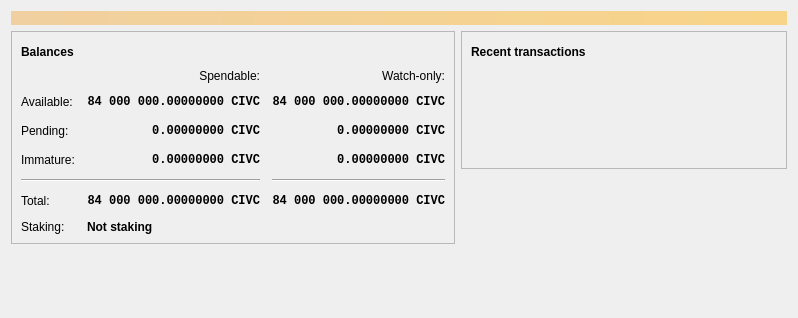
<?xml version="1.0" encoding="UTF-8"?>
<ui version="4.0">
 <class>OverviewPage</class>
 <widget class="QWidget" name="OverviewPage">
  <property name="geometry">
   <rect>
    <x>0</x>
    <y>0</y>
    <width>798</width>
    <height>318</height>
   </rect>
  </property>
  <property name="windowTitle">
   <string>Form</string>
  </property>
  <layout class="QVBoxLayout" name="topLayout">
   <item>
    <widget class="QLabel" name="labelAlerts">
     <property name="visible">
      <bool>false</bool>
     </property>
     <property name="styleSheet">
      <string notr="true">QLabel { background-color: qlineargradient(x1: 0, y1: 0, x2: 1, y2: 0, stop:0 #F0D0A0, stop:1 #F8D488); color:#000000; }</string>
     </property>
     <property name="wordWrap">
      <bool>true</bool>
     </property>
     <property name="margin">
      <number>3</number>
     </property>
     <property name="textInteractionFlags">
      <set>Qt::TextSelectableByMouse</set>
     </property>
    </widget>
   </item>
   <item>
    <layout class="QHBoxLayout" name="horizontalLayout" stretch="1,1">
     <item>
      <layout class="QVBoxLayout" name="verticalLayout_2">
       <item>
        <widget class="QFrame" name="frame">
         <property name="frameShape">
          <enum>QFrame::StyledPanel</enum>
         </property>
         <property name="frameShadow">
          <enum>QFrame::Raised</enum>
         </property>
         <layout class="QVBoxLayout" name="verticalLayout_4">
          <item>
           <layout class="QHBoxLayout" name="horizontalLayout_4">
            <item>
             <widget class="QLabel" name="label_5">
              <property name="font">
               <font>
                <weight>75</weight>
                <bold>true</bold>
               </font>
              </property>
              <property name="text">
               <string>Balances</string>
              </property>
             </widget>
            </item>
            <item>
             <widget class="QPushButton" name="labelWalletStatus">
              <property name="enabled">
               <bool>true</bool>
              </property>
              <property name="maximumSize">
               <size>
                <width>30</width>
                <height>16777215</height>
               </size>
              </property>
              <property name="toolTip">
               <string>The displayed information may be out of date. Your wallet automatically synchronizes with the CivicNet network after a connection is established, but this process has not completed yet.</string>
              </property>
              <property name="text">
               <string/>
              </property>
              <property name="icon">
               <iconset resource="../bitcoin.qrc">
                <normaloff>:/icons/warning</normaloff>
                <disabledoff>:/icons/warning</disabledoff>:/icons/warning</iconset>
              </property>
              <property name="iconSize">
               <size>
                <width>24</width>
                <height>24</height>
               </size>
              </property>
              <property name="flat">
               <bool>true</bool>
              </property>
             </widget>
            </item>
            <item>
             <spacer name="horizontalSpacer_3">
              <property name="orientation">
               <enum>Qt::Horizontal</enum>
              </property>
              <property name="sizeHint" stdset="0">
               <size>
                <width>40</width>
                <height>20</height>
               </size>
              </property>
             </spacer>
            </item>
           </layout>
          </item>
          <item>
           <layout class="QGridLayout" name="gridLayout">
            <property name="spacing">
             <number>12</number>
            </property>
            <item row="2" column="2">
             <widget class="QLabel" name="labelWatchPending">
              <property name="font">
               <font>
                <family>Monospace</family>
                <weight>75</weight>
                <bold>true</bold>
               </font>
              </property>
              <property name="cursor">
               <cursorShape>IBeamCursor</cursorShape>
              </property>
              <property name="toolTip">
               <string>Unconfirmed transactions to watch-only addresses</string>
              </property>
              <property name="text">
               <string notr="true">0.00000000 CIVC</string>
              </property>
              <property name="alignment">
               <set>Qt::AlignRight|Qt::AlignTrailing|Qt::AlignVCenter</set>
              </property>
              <property name="textInteractionFlags">
               <set>Qt::LinksAccessibleByMouse|Qt::TextSelectableByKeyboard|Qt::TextSelectableByMouse</set>
              </property>
             </widget>
            </item>
            <item row="2" column="1">
             <widget class="QLabel" name="labelUnconfirmed">
              <property name="font">
               <font>
                <family>Monospace</family>
                <weight>75</weight>
                <bold>true</bold>
               </font>
              </property>
              <property name="cursor">
               <cursorShape>IBeamCursor</cursorShape>
              </property>
              <property name="toolTip">
               <string>Total of transactions that have yet to be confirmed, and do not yet count toward the spendable balance</string>
              </property>
              <property name="text">
               <string notr="true">0.00000000 CIVC</string>
              </property>
              <property name="alignment">
               <set>Qt::AlignRight|Qt::AlignTrailing|Qt::AlignVCenter</set>
              </property>
              <property name="textInteractionFlags">
               <set>Qt::LinksAccessibleByMouse|Qt::TextSelectableByKeyboard|Qt::TextSelectableByMouse</set>
              </property>
             </widget>
            </item>
            <item row="3" column="2">
             <widget class="QLabel" name="labelWatchImmature">
              <property name="font">
               <font>
                <family>Monospace</family>
                <weight>75</weight>
                <bold>true</bold>
               </font>
              </property>
              <property name="cursor">
               <cursorShape>IBeamCursor</cursorShape>
              </property>
              <property name="toolTip">
               <string>Mined balance in watch-only addresses that has not yet matured</string>
              </property>
              <property name="text">
               <string notr="true">0.00000000 CIVC</string>
              </property>
              <property name="alignment">
               <set>Qt::AlignRight|Qt::AlignTrailing|Qt::AlignVCenter</set>
              </property>
              <property name="textInteractionFlags">
               <set>Qt::LinksAccessibleByMouse|Qt::TextSelectableByKeyboard|Qt::TextSelectableByMouse</set>
              </property>
             </widget>
            </item>
            <item row="4" column="0" colspan="2">
             <widget class="Line" name="line">
              <property name="orientation">
               <enum>Qt::Horizontal</enum>
              </property>
             </widget>
            </item>
            <item row="4" column="2">
             <widget class="Line" name="lineWatchBalance">
              <property name="sizePolicy">
               <sizepolicy hsizetype="Preferred" vsizetype="Fixed">
                <horstretch>0</horstretch>
                <verstretch>0</verstretch>
               </sizepolicy>
              </property>
              <property name="minimumSize">
               <size>
                <width>140</width>
                <height>0</height>
               </size>
              </property>
              <property name="orientation">
               <enum>Qt::Horizontal</enum>
              </property>
             </widget>
            </item>
            <item row="5" column="0">
             <widget class="QLabel" name="labelTotalText">
              <property name="text">
               <string>Total:</string>
              </property>
             </widget>
            </item>
            <item row="3" column="1">
             <widget class="QLabel" name="labelImmature">
              <property name="font">
               <font>
                <family>Monospace</family>
                <weight>75</weight>
                <bold>true</bold>
               </font>
              </property>
              <property name="cursor">
               <cursorShape>IBeamCursor</cursorShape>
              </property>
              <property name="toolTip">
               <string>Mined balance that has not yet matured</string>
              </property>
              <property name="text">
               <string notr="true">0.00000000 CIVC</string>
              </property>
              <property name="alignment">
               <set>Qt::AlignRight|Qt::AlignTrailing|Qt::AlignVCenter</set>
              </property>
              <property name="textInteractionFlags">
               <set>Qt::LinksAccessibleByMouse|Qt::TextSelectableByKeyboard|Qt::TextSelectableByMouse</set>
              </property>
             </widget>
            </item>
            <item row="2" column="3">
             <spacer name="horizontalSpacer_2">
              <property name="orientation">
               <enum>Qt::Horizontal</enum>
              </property>
              <property name="sizeHint" stdset="0">
               <size>
                <width>40</width>
                <height>20</height>
               </size>
              </property>
             </spacer>
            </item>
            <item row="3" column="0">
             <widget class="QLabel" name="labelImmatureText">
              <property name="text">
               <string>Immature:</string>
              </property>
             </widget>
            </item>
            <item row="5" column="1">
             <widget class="QLabel" name="labelTotal">
              <property name="font">
               <font>
                <family>Monospace</family>
                <weight>75</weight>
                <bold>true</bold>
               </font>
              </property>
              <property name="cursor">
               <cursorShape>IBeamCursor</cursorShape>
              </property>
              <property name="toolTip">
               <string>Your current total balance</string>
              </property>
              <property name="text">
               <string notr="true">84 000 000.00000000 CIVC</string>
              </property>
              <property name="alignment">
               <set>Qt::AlignRight|Qt::AlignTrailing|Qt::AlignVCenter</set>
              </property>
              <property name="textInteractionFlags">
               <set>Qt::LinksAccessibleByMouse|Qt::TextSelectableByKeyboard|Qt::TextSelectableByMouse</set>
              </property>
             </widget>
            </item>
            <item row="5" column="2">
             <widget class="QLabel" name="labelWatchTotal">
              <property name="font">
               <font>
                <family>Monospace</family>
                <weight>75</weight>
                <bold>true</bold>
               </font>
              </property>
              <property name="cursor">
               <cursorShape>IBeamCursor</cursorShape>
              </property>
              <property name="toolTip">
               <string>Current total balance in watch-only addresses</string>
              </property>
              <property name="text">
               <string notr="true">84 000 000.00000000 CIVC</string>
              </property>
              <property name="alignment">
               <set>Qt::AlignRight|Qt::AlignTrailing|Qt::AlignVCenter</set>
              </property>
              <property name="textInteractionFlags">
               <set>Qt::LinksAccessibleByMouse|Qt::TextSelectableByKeyboard|Qt::TextSelectableByMouse</set>
              </property>
             </widget>
            </item>
            <item row="0" column="2">
             <widget class="QLabel" name="labelWatchonly">
              <property name="text">
               <string>Watch-only:</string>
              </property>
              <property name="alignment">
               <set>Qt::AlignRight|Qt::AlignTrailing|Qt::AlignVCenter</set>
              </property>
             </widget>
            </item>
            <item row="1" column="0">
             <widget class="QLabel" name="labelBalanceText">
              <property name="text">
               <string>Available:</string>
              </property>
             </widget>
            </item>
            <item row="1" column="1">
             <widget class="QLabel" name="labelBalance">
              <property name="font">
               <font>
                <family>Monospace</family>
                <weight>75</weight>
                <bold>true</bold>
               </font>
              </property>
              <property name="cursor">
               <cursorShape>IBeamCursor</cursorShape>
              </property>
              <property name="toolTip">
               <string>Your current spendable balance</string>
              </property>
              <property name="text">
               <string notr="true">84 000 000.00000000 CIVC</string>
              </property>
              <property name="alignment">
               <set>Qt::AlignRight|Qt::AlignTrailing|Qt::AlignVCenter</set>
              </property>
              <property name="textInteractionFlags">
               <set>Qt::LinksAccessibleByMouse|Qt::TextSelectableByKeyboard|Qt::TextSelectableByMouse</set>
              </property>
             </widget>
            </item>
            <item row="9" column="0">
             <widget class="QLabel" name="labelStakingText">
              <property name="text">
               <string>Staking:</string>
              </property>
             </widget>
            </item>
            <item row="9" column="1">
             <widget class="QLabel" name="labelStakingStatus">
              <property name="font">
               <font>
                <weight>75</weight>
                <bold>true</bold>
               </font>
              </property>
              <property name="text">
               <string notr="true">Not staking</string>
              </property>
             </widget>
            </item>
            <item row="1" column="2">
             <widget class="QLabel" name="labelWatchAvailable">
              <property name="font">
               <font>
                <family>Monospace</family>
                <weight>75</weight>
                <bold>true</bold>
               </font>
              </property>
              <property name="cursor">
               <cursorShape>IBeamCursor</cursorShape>
              </property>
              <property name="toolTip">
               <string>Your current balance in watch-only addresses</string>
              </property>
              <property name="text">
               <string notr="true">84 000 000.00000000 CIVC</string>
              </property>
              <property name="alignment">
               <set>Qt::AlignRight|Qt::AlignTrailing|Qt::AlignVCenter</set>
              </property>
              <property name="textInteractionFlags">
               <set>Qt::LinksAccessibleByMouse|Qt::TextSelectableByKeyboard|Qt::TextSelectableByMouse</set>
              </property>
             </widget>
            </item>
            <item row="2" column="0">
             <widget class="QLabel" name="labelPendingText">
              <property name="text">
               <string>Pending:</string>
              </property>
             </widget>
            </item>
            <item row="0" column="1">
             <widget class="QLabel" name="labelSpendable">
              <property name="text">
               <string>Spendable:</string>
              </property>
              <property name="alignment">
               <set>Qt::AlignRight|Qt::AlignTrailing|Qt::AlignVCenter</set>
              </property>
             </widget>
            </item>
           </layout>
          </item>
         </layout>
        </widget>
       </item>
       <item>
        <spacer name="verticalSpacer">
         <property name="orientation">
          <enum>Qt::Vertical</enum>
         </property>
         <property name="sizeHint" stdset="0">
          <size>
           <width>20</width>
           <height>40</height>
          </size>
         </property>
        </spacer>
       </item>
      </layout>
     </item>
     <item>
      <layout class="QVBoxLayout" name="verticalLayout_3">
       <item>
        <widget class="QFrame" name="frame_2">
         <property name="frameShape">
          <enum>QFrame::StyledPanel</enum>
         </property>
         <property name="frameShadow">
          <enum>QFrame::Raised</enum>
         </property>
         <layout class="QVBoxLayout" name="verticalLayout">
          <item>
           <layout class="QHBoxLayout" name="horizontalLayout_2">
            <item>
             <widget class="QLabel" name="label_4">
              <property name="font">
               <font>
                <weight>75</weight>
                <bold>true</bold>
               </font>
              </property>
              <property name="text">
               <string>Recent transactions</string>
              </property>
             </widget>
            </item>
            <item>
             <widget class="QPushButton" name="labelTransactionsStatus">
              <property name="enabled">
               <bool>true</bool>
              </property>
              <property name="maximumSize">
               <size>
                <width>30</width>
                <height>16777215</height>
               </size>
              </property>
              <property name="toolTip">
               <string>The displayed information may be out of date. Your wallet automatically synchronizes with the CivicNet network after a connection is established, but this process has not completed yet.</string>
              </property>
              <property name="text">
               <string/>
              </property>
              <property name="icon">
               <iconset resource="../bitcoin.qrc">
                <normaloff>:/icons/warning</normaloff>
                <disabledoff>:/icons/warning</disabledoff>:/icons/warning</iconset>
              </property>
              <property name="iconSize">
               <size>
                <width>24</width>
                <height>24</height>
               </size>
              </property>
              <property name="flat">
               <bool>true</bool>
              </property>
             </widget>
            </item>
            <item>
             <spacer name="horizontalSpacer">
              <property name="orientation">
               <enum>Qt::Horizontal</enum>
              </property>
              <property name="sizeHint" stdset="0">
               <size>
                <width>40</width>
                <height>20</height>
               </size>
              </property>
             </spacer>
            </item>
           </layout>
          </item>
          <item>
           <widget class="TransactionOverviewWidget" name="listTransactions">
            <property name="styleSheet">
             <string notr="true">QListView { background: transparent; }</string>
            </property>
            <property name="frameShape">
             <enum>QFrame::NoFrame</enum>
            </property>
            <property name="verticalScrollBarPolicy">
             <enum>Qt::ScrollBarAlwaysOff</enum>
            </property>
            <property name="horizontalScrollBarPolicy">
             <enum>Qt::ScrollBarAlwaysOff</enum>
            </property>
            <property name="sizeAdjustPolicy">
             <enum>QAbstractScrollArea::AdjustToContents</enum>
            </property>
            <property name="selectionMode">
             <enum>QAbstractItemView::NoSelection</enum>
            </property>
            <property name="uniformItemSizes">
             <bool>true</bool>
            </property>
           </widget>
          </item>
         </layout>
        </widget>
       </item>
       <item>
        <spacer name="verticalSpacer_2">
         <property name="orientation">
          <enum>Qt::Vertical</enum>
         </property>
         <property name="sizeHint" stdset="0">
          <size>
           <width>20</width>
           <height>40</height>
          </size>
         </property>
        </spacer>
       </item>
      </layout>
     </item>
    </layout>
   </item>
  </layout>
 </widget>
 <customwidgets>
  <customwidget>
   <class>TransactionOverviewWidget</class>
   <extends>QListView</extends>
   <header>qt/transactionoverviewwidget.h</header>
  </customwidget>
 </customwidgets>
 <resources/>
 <connections/>
</ui>
